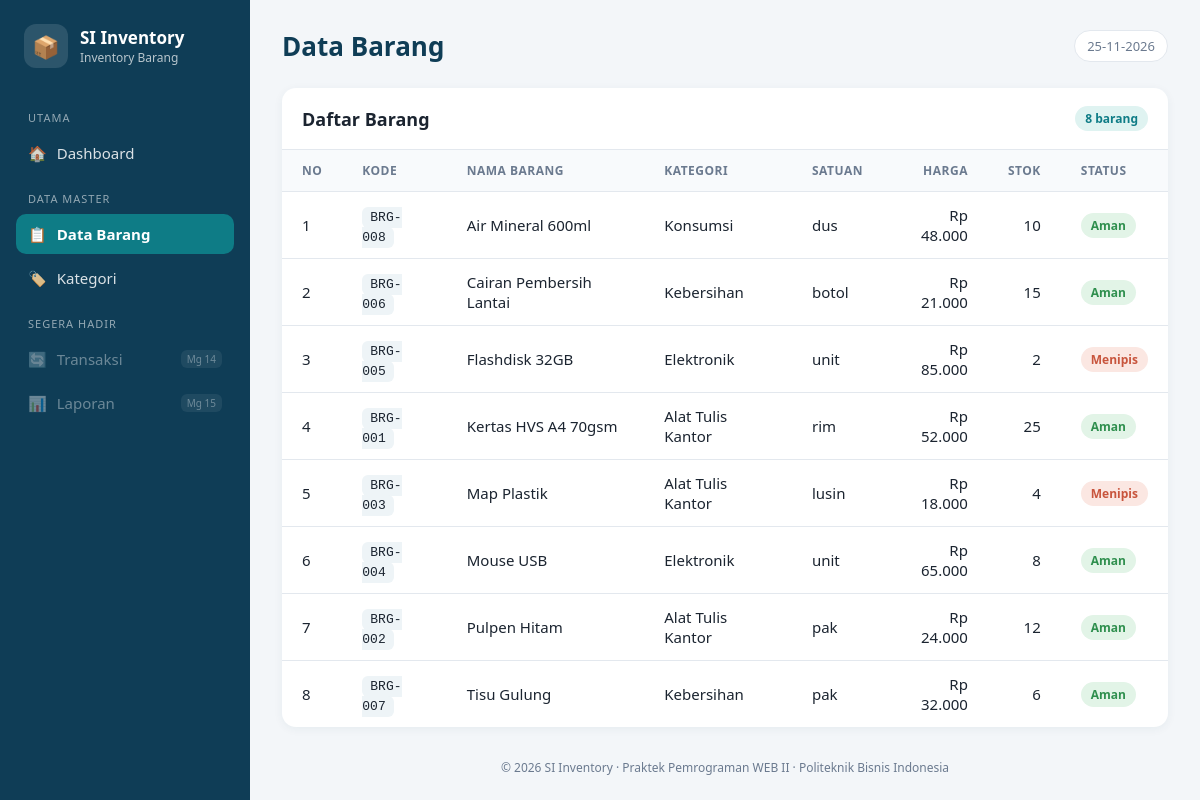
The app's page /barang/index.php with its own data.
### tables this page shows
CREATE TABLE barang (
  id            INT AUTO_INCREMENT PRIMARY KEY,
  kode_barang   VARCHAR(20)  NOT NULL UNIQUE,
  nama_barang   VARCHAR(150) NOT NULL,
  kategori_id   INT NOT NULL,
  satuan        VARCHAR(20)  NOT NULL,
  harga         INT UNSIGNED NOT NULL DEFAULT 0,
  stok          INT UNSIGNED NOT NULL DEFAULT 0,
  stok_minimum  INT UNSIGNED NOT NULL DEFAULT 5,
  created_at    TIMESTAMP DEFAULT CURRENT_TIMESTAMP,
  updated_at    TIMESTAMP DEFAULT CURRENT_TIMESTAMP ON UPDATE CURRENT_TIMESTAMP,
  CONSTRAINT fk_barang_kategori FOREIGN KEY (kategori_id)
    REFERENCES kategori(id) ON UPDATE CASCADE ON DELETE RESTRICT
);

CREATE TABLE kategori (
  id             INT AUTO_INCREMENT PRIMARY KEY,
  nama_kategori  VARCHAR(100) NOT NULL UNIQUE
);

### includes/functions.php (called while the page is built)
<?php
function e($text): string
{
    return htmlspecialchars((string) $text, ENT_QUOTES, 'UTF-8');
}
function rupiah($angka): string
{
    return 'Rp ' . number_format((int) $angka, 0, ',', '.');
}
function angka($angka): string
{
    return number_format((int) $angka, 0, ',', '.');
}
function menuAktif(string $menu, string $activeMenu): string
{
    return $menu === $activeMenu ? 'active' : '';
}

### barang/index.php (the view, shortened to what this page needs)
<?php
require __DIR__ . '/../config/database.php';
require __DIR__ . '/../includes/functions.php';
$pageTitle  = 'Data Barang';
$activeMenu = 'barang';
$sql = "SELECT b.kode_barang, b.nama_barang, k.nama_kategori,
               b.satuan, b.harga, b.stok, b.stok_minimum
        FROM barang b
        JOIN kategori k ON k.id = b.kategori_id
        ORDER BY b.nama_barang ASC";
$daftarBarang = $pdo->query($sql)->fetchAll();
require __DIR__ . '/../includes/header.php';
?>
<section class="card">
    <div class="card-header">
        <h2>Daftar Barang</h2>
        <span class="badge badge-info"><?= count($daftarBarang) ?> barang</span>
    </div>
    <div class="table-wrap">
        <table class="table">
            <thead>
                <tr>
                    <th>No</th>
                    <th>Kode</th>
                    <th>Nama Barang</th>
                    <th>Kategori</th>
                    <th>Satuan</th>
                    <th class="text-right">Harga</th>
                    <th class="text-right">Stok</th>
                    <th>Status</th>
                </tr>
            </thead>
            <tbody>
            <?php foreach ($daftarBarang as $i => $b): ?>
                <?php $menipis = (int) $b['stok'] <= (int) $b['stok_minimum']; ?>
                <tr>
                    <td><?= $i + 1 ?></td>
                    <td><span class="code"><?= e($b['kode_barang']) ?></span></td>
                    <td><?= e($b['nama_barang']) ?></td>
                    <td><?= e($b['nama_kategori']) ?></td>
                    <td><?= e($b['satuan']) ?></td>
                    <td class="text-right"><?= rupiah($b['harga']) ?></td>
                    <td class="text-right"><?= angka($b['stok']) ?></td>
                    <td>
                        <?php if ($menipis): ?>
                            <span class="badge badge-danger">Menipis</span>
                        <?php else: ?>
                            <span class="badge badge-success">Aman</span>
                        <?php endif; ?>
                    </td>
                </tr>
            <?php endforeach; ?>
            </tbody>
        </table>
    </div>
</section>
<?php require __DIR__ . '/../includes/footer.php'; ?>

### includes/header.php (shortened to what this page needs)
<!DOCTYPE html>
<html lang="id">
<head>
    <link rel="stylesheet" href="<?= BASE_URL ?>/assets/css/style.css">
</head>
<body>
<div class="layout">
    <aside class="sidebar">
        <div class="brand">
            <span class="brand-logo">📦</span>
            <div>
                <div class="brand-name"><?= e(APP_NAME) ?></div>
                <div class="brand-sub">Inventory Barang</div>
            </div>
        </div>
        <nav class="menu">
            <div class="menu-label">Utama</div>
            <a href="<?= BASE_URL ?>/index.php" class="<?= menuAktif('dashboard', $activeMenu) ?>">
                <span>🏠</span> Dashboard
            </a>
            <div class="menu-label">Data Master</div>
            <a href="<?= BASE_URL ?>/barang/index.php" class="<?= menuAktif('barang', $activeMenu) ?>">
                <span>📋</span> Data Barang
            </a>
            <a href="<?= BASE_URL ?>/kategori/index.php" class="<?= menuAktif('kategori', $activeMenu) ?>">
                <span>🏷️</span> Kategori
            </a>
            <div class="menu-label">Segera Hadir</div>
            <a class="disabled"><span>🔄</span> Transaksi <small>Mg 14</small></a>
            <a class="disabled"><span>📊</span> Laporan <small>Mg 15</small></a>
        </nav>
    </aside>
    <main class="content">
        <header class="topbar">
            <h1><?= e($pageTitle) ?></h1>
            <span class="topbar-date"><?= date('d-m-Y') ?></span>
        </header>

### includes/footer.php (shortened to what this page needs)
        <footer class="footer">
            &copy; <?= date('Y') ?> <?= e(APP_NAME) ?> · Praktek Pemrograman WEB II · Politeknik Bisnis Indonesia
        </footer>
    </main>
</div>
</body>
</html>

### assets/css/style.css (style rules this page uses)
:root { --primary: #0e7c86; --primary-dark: #0f3d56; --bg: #f3f6f9; --card: #ffffff; --text: #1b2430; --muted: #6b7a8f; --border: #e3e8ee; --danger: #c8553d; --success: #2f8f4e; --radius: 14px; }
* { box-sizing: border-box; }
body { margin: 0; font-family: "Segoe UI", system-ui, -apple-system, Roboto, Arial, sans-serif; background: var(--bg); color: var(--text); font-size: 15px; }
.layout { display: flex; min-height: 100vh; }
.sidebar { width: 250px; flex-shrink: 0; background: var(--primary-dark); color: #fff; padding: 24px 16px; }
.brand { display: flex; align-items: center; gap: 12px; padding: 0 8px 24px; }
.brand-logo { width: 44px; height: 44px; border-radius: 12px; background: rgba(255, 255, 255, .12); display: grid; place-items: center; font-size: 22px; }
.brand-name { font-weight: 700; font-size: 17px; }
.brand-sub { font-size: 12px; opacity: .7; }
.menu-label { font-size: 11px; text-transform: uppercase; letter-spacing: 1px; opacity: .55; margin: 18px 12px 8px; }
.menu a { display: flex; align-items: center; gap: 10px; padding: 10px 12px; margin-bottom: 4px; border-radius: 10px; color: rgba(255, 255, 255, .85); text-decoration: none; transition: .2s; }
.menu a.active { background: var(--primary); color: #fff; font-weight: 600; }
.menu a.disabled { opacity: .45; cursor: not-allowed; }
.menu a small { margin-left: auto; font-size: 10px; padding: 2px 6px; border-radius: 6px; background: rgba(255, 255, 255, .15); }
.content { flex: 1; padding: 28px 32px; min-width: 0; }
.topbar { display: flex; justify-content: space-between; align-items: center; margin-bottom: 24px; }
.topbar h1 { margin: 0; font-size: 26px; color: var(--primary-dark); }
.topbar-date { background: var(--card); border: 1px solid var(--border); padding: 6px 12px; border-radius: 999px; font-size: 13px; color: var(--muted); }
.card { background: var(--card); border-radius: var(--radius); box-shadow: 0 2px 10px rgba(15, 61, 86, .06); overflow: hidden; }
.card-header { display: flex; justify-content: space-between; align-items: center; padding: 18px 20px; border-bottom: 1px solid var(--border); }
.card-header h2 { margin: 0; font-size: 18px; }
.table-wrap { overflow-x: auto; }
.table { width: 100%; border-collapse: collapse; }
.table th { background: #f8fafc; color: var(--muted); font-size: 12px; text-transform: uppercase; letter-spacing: .5px; text-align: left; padding: 12px 20px; white-space: nowrap; }
.table td { padding: 13px 20px; border-top: 1px solid var(--border); }
.text-right { text-align: right !important; }
.code { font-family: Consolas, "Courier New", monospace; font-size: 13px; background: #eef4f7; padding: 3px 8px; border-radius: 6px; }
.badge { display: inline-block; padding: 4px 10px; border-radius: 999px; font-size: 12px; font-weight: 600; }
.badge-success { background: #e2f4e7; color: var(--success); }
.badge-danger { background: #fbe7e2; color: var(--danger); }
.badge-info { background: #dff3f1; color: var(--primary); }
.footer { margin-top: 32px; font-size: 12px; color: var(--muted); text-align: center; }

### records on screen
barang: kode_barang "BRG-008", nama_barang "Air Mineral 600ml", kategori.nama_kategori "Konsumsi", satuan "dus", harga "Rp 48.000", stok "10", stok_minimum "Aman"
barang: kode_barang "BRG-006", nama_barang "Cairan Pembersih Lantai", kategori.nama_kategori "Kebersihan", satuan "botol", harga "Rp 21.000", stok "15", stok_minimum "Aman"
barang: kode_barang "BRG-005", nama_barang "Flashdisk 32GB", kategori.nama_kategori "Elektronik", satuan "unit", harga "Rp 85.000", stok "2", stok_minimum "Menipis"
barang: kode_barang "BRG-001", nama_barang "Kertas HVS A4 70gsm", kategori.nama_kategori "Alat Tulis Kantor", satuan "rim", harga "Rp 52.000", stok "25", stok_minimum "Aman"
barang: kode_barang "BRG-003", nama_barang "Map Plastik", kategori.nama_kategori "Alat Tulis Kantor", satuan "lusin", harga "Rp 18.000", stok "4", stok_minimum "Menipis"
barang: kode_barang "BRG-004", nama_barang "Mouse USB", kategori.nama_kategori "Elektronik", satuan "unit", harga "Rp 65.000", stok "8", stok_minimum "Aman"
barang: kode_barang "BRG-002", nama_barang "Pulpen Hitam", kategori.nama_kategori "Alat Tulis Kantor", satuan "pak", harga "Rp 24.000", stok "12", stok_minimum "Aman"
barang: kode_barang "BRG-007", nama_barang "Tisu Gulung", kategori.nama_kategori "Kebersihan", satuan "pak", harga "Rp 32.000", stok "6", stok_minimum "Aman"

### other values on screen
APP_NAME "SI Inventory"
$pageTitle "Data Barang"
count($daftarBarang) "8"
